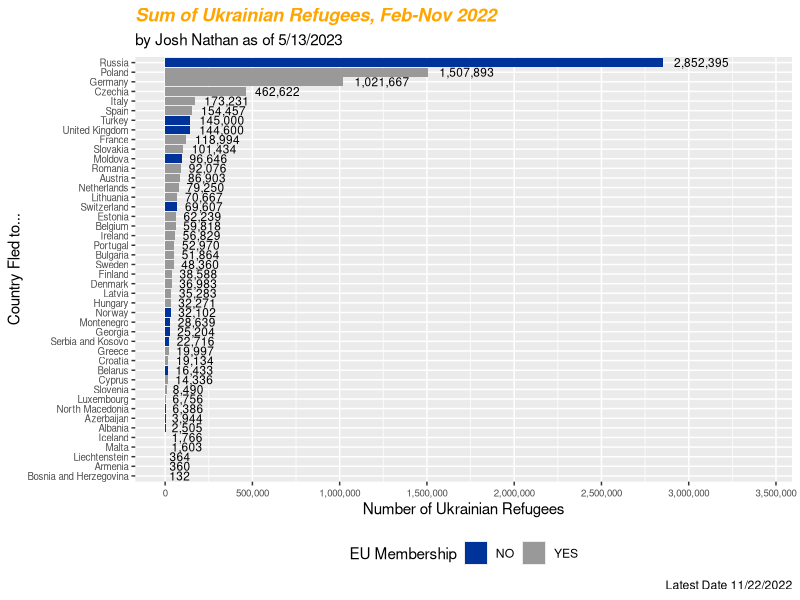

Here is the R script that generated this plot:
# Josh Nathan
# Final Exam Q2
# 5/13/2023

library(tidyverse)
library(ggplot2)


getwd()
setwd("/Users/jeesoo_josh/Documents/GitHub/BIS-244-Spring-2023-nathanjosh")


df <- read.csv("Ukrainian_refugees.csv")
view(df)

countries_select <- c("Austria", "Belgium", "Bulgaria", "Croatia", "Cyprus", "Czechia", "Denmark", "Estonia", 
                      "Finland", "France", "Germany", "Greece", "Hungary", "Ireland", "Italy", "Latvia", 
                      "Lithuania", "Luxembourg", "Malta", "Netherlands", "Poland", "Portugal", "Romania", 
                      "Slovakia", "Slovenia", "Spain", "Sweden")

df <- df %>%
  mutate(Number.of.Ukrainian.Refugees = as.numeric(gsub(",", "", Number.of.Ukrainian.Refugees, fixed = TRUE)),
         eu = ifelse(Country %in% countries_select, "YES", "NO"))

# sort data by number of refugees, descending
df <- df %>%
  arrange(desc(Number.of.Ukrainian.Refugees))

# create plot
df$Country <- factor(df$Country, levels = df$Country[order(df$Number.of.Ukrainian.Refugees, decreasing = FALSE)])
df$Country <- as.character(df$Country)

p <- ggplot(data = df, aes(x = Number.of.Ukrainian.Refugees, y = Country, fill = eu)) +
  geom_bar(stat = "identity") + 
  labs(x = "Number of Ukrainian Refugees", y = "Country Fled to...", fill = "EU Membership") +
  ggtitle("Sum of Ukrainian Refugees, Feb-Nov 2022", subtitle = "by Josh Nathan as of 5/13/2023") +
  scale_fill_manual(values = c("#003399", "#999999")) +
  theme(legend.position = "bottom",
        axis.text.y = element_text(size = 7),  # Adjust the size of y-axis labels
        axis.text.x = element_text(size = 7)) + # Adjust the size of x-axis labels
  geom_text(aes(label = scales::comma(Number.of.Ukrainian.Refugees)), hjust = -0.2, size = 3, color = "black") +
  theme(plot.title = element_text(color = "orange", face = "bold.italic")) +
  labs(caption = "Latest Date 11/22/2022") +
  scale_x_continuous(labels = scales::comma, breaks = seq(0, max(df$Number.of.Ukrainian.Refugees) + 1000000, by = 500000),
                     limits = c(0, max(df$Number.of.Ukrainian.Refugees) * 1.2)) +
  scale_y_discrete(breaks = df$Country, limits = rev(df$Country))
p
